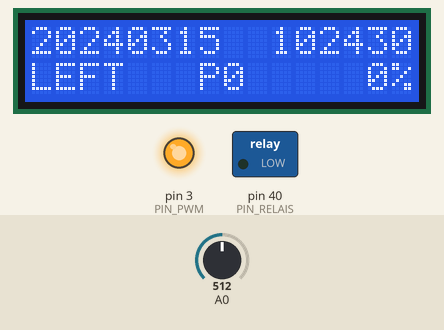
The sketch below on a simulated Arduino Mega 2560, built for the host (arithmetic inside an expression is 32-bit, double 64-bit). Shown: 16×2 character LCD, switched loads named in the sketch (green lamp = pin HIGH), output pins drawn as LEDs (lit = HIGH). The test bench sets the inputs (shaded band); at power-on: A0 = 512. The local clock reads 2024-03-15 10:24:30 at power-on unless the sketch sets it; what the sketch prints to the serial monitor is not drawn.

Above: at 1.2 s.
1.3 s: A0 set to 575
4.3 s: A0 set to 603
At 6.62 s:
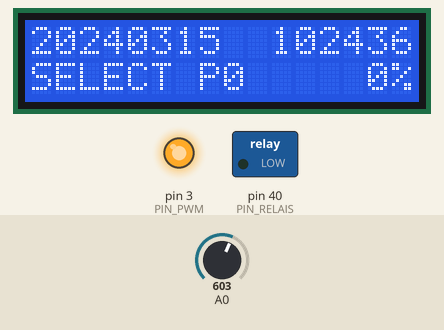
6.7 s: A0 set to 122
At 7.14 s:
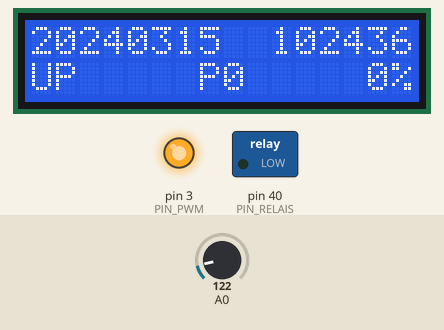
9.7 s: A0 set to 192
11.3 s: A0 set to 218
At 13.44 s:
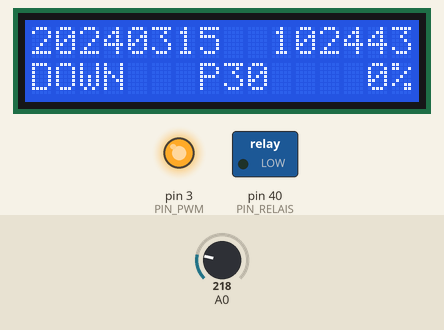
13.6 s: A0 set to 0
At 14.05 s:
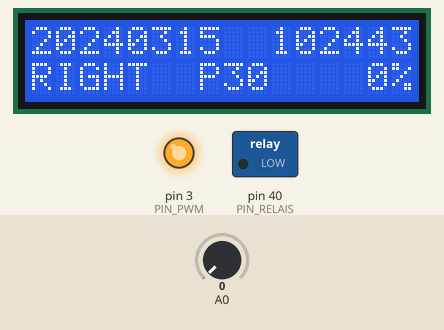

Measured:
- the behaviour switches between 590 and 591 on A0 (found by bisection; images 0 and 1)
- the behaviour switches between 204 and 205 on A0 (found by bisection; images 2 and 3)
- after the input at 4.3 s, the display: first differs from a run without the input after 0.24 s (image 1 shows a later state)
- after the input at 6.7 s, the display: first differs from a run without the input after 0.20 s (image 2)
- after the input at 11.3 s, the display: first changes after 0.09 s (image 3 shows a later state)
- after the input at 13.6 s, the display: first differs from a run without the input after 0.21 s (image 4)
- what the display in image 0 shows lasts 0.5 s, from 0.7 s to 1.2 s

The sketch:

HlgController.ino
```cpp
//
// HlgController.ino, 201805, Aad Slingerland.
//
#define PIN_CE 52                         // Chip Enable  (VMA301)
#define PIN_IO 50                         // Input/Output (VMA301)
#define PIN_SC 48                         // Serial Clock (VMA301)
#define PIN_RELAIS 40                     // The relais (VMA406)
#define PIN_PWM 3                         // PWM enabled pin
#define DUTY_MIN 0                        // minimum value of duty_level
#define DUTY_MAX 255                      // maximum value of duty_level
//
#define SUNRISE2_HOUR 16                  // four in the afternoon
#define SUNSET2_HOUR  10                  // ten in the morning
#define SUNRISE3_HOUR 18                  // four in the afternoon
#define SUNSET3_HOUR  06                  // four in the morning
//
#define DELAY_BUTTON 500UL                // ReadLcdButtonTimed (Unsigned Long)
#define DELAY_P1 3000UL                   // Delay for P1 before switching on
//
const unsigned long countdown = 60 * 15;  // sunrise/sunset time in seconds
unsigned long step_time = 0;              // time in milliseconds
byte duty_level = DUTY_MIN;               // PWM duty level value
const String APP = "HlgController";
//
// For this DS1302 library see also:
// http://digitalab.org/2017/08/real-time-clock-ds1302 for the DS1302 library.
//
#include <DS1302.h>
DS1302 rtc (PIN_CE, PIN_IO, PIN_SC);
//
// Make an LCD object with the standard pins used on the VMA203.
//
#include <LiquidCrystal.h>
LiquidCrystal lcd (8, 9, 4, 5, 6, 7);
//
// Buttons defined.
//
enum Buttons : byte
{
  BTN_NONE,
  BTN_SELECT,
  BTN_LEFT,
  BTN_DOWN,
  BTN_UP,
  BTN_RIGHT
};
//
// Analogous values for buttons (VMA101 + VMA203).
//
enum AnalogousValues : int
{
  BTN_NONE_VAL   = 1023,
  BTN_SELECT_VAL = 640,
  BTN_LEFT_VAL   = 409,
  BTN_DOWN_VAL   = 254,
  BTN_UP_VAL     = 98,
  BTN_RIGHT_VAL  = 0,
  BTN_RANGE      = 50
};
//
// Determine which button has been pressed.
//
byte ReadLcdButton ()
{
  int btn_val = analogRead (0);
  //
  // Serial.print   ("ReadLcdButton: btn_val=");
  // Serial.println (btn_val);
  //
  if (btn_val > (BTN_NONE_VAL   - BTN_RANGE)) return BTN_NONE;
  if (btn_val > (BTN_SELECT_VAL - BTN_RANGE)) return BTN_SELECT;
  if (btn_val > (BTN_LEFT_VAL   - BTN_RANGE)) return BTN_LEFT;
  if (btn_val > (BTN_DOWN_VAL   - BTN_RANGE)) return BTN_DOWN;
  if (btn_val > (BTN_UP_VAL     - BTN_RANGE)) return BTN_UP;
  if (btn_val > (BTN_RIGHT_VAL  - BTN_RANGE)) return BTN_RIGHT;
  //
  Serial.println ("LcdReadButton: this line should not occur.");
  //
  return BTN_NONE;
}
//
// This method prevents button presses to overflow the state machine
// by keeping the last button pressed noted for a short while.
//
byte ReadLcdButtonTimed ()
{
  static byte last_button = 0;
  static unsigned long last_button_time = 0;
  //
  byte button = ReadLcdButton ();
  //
  Serial.print   ("ReadLcdButtonTimed: button=");
  Serial.println (button);
  //
  // Only perform the timed delay for buttons other then BTN_NONE.
  //
  if (button != BTN_NONE)
  {
    if (button != last_button)
    {
      last_button = button;
      last_button_time = millis ();
      //
      Serial.print   ("ReadLcdButtonTimed: last_button_time=");
      Serial.println (last_button_time);
    }
    else
    {
      unsigned long timed = DELAY_BUTTON - (millis () - last_button_time);
      //
      Serial.print   ("ReadLcdButtonTimed: delay=");
      Serial.println (timed);
      //
      delay (timed);
      last_button = BTN_NONE;
      button = BTN_NONE;
    }
  }
  else
  {
    last_button = BTN_NONE;
  }
  return button;
}
//
// A small class to encapsulate the operation of a VMA405 relay.
//
class Relay
{
  public:
    Relay (byte pin)
    {
      _pin = pin;
    }
    void On ()
    {
      pinMode (_pin, OUTPUT);
      digitalWrite (_pin, HIGH);
    }
    void Off ()
    {
      pinMode (_pin, OUTPUT);
      digitalWrite (_pin, LOW);
    }
  private:
    byte _pin;
};
Relay rel (PIN_RELAIS);
//
enum Main_states : byte
{
  STATE_P0 = 0,
  STATE_P1 = 1,
  STATE_P2 = 2,
  STATE_P3 = 3
};
byte current_main_state;
//
enum P1_states : byte
{
  P1_WAITING = 0,
  P1_ON      = 1
};
byte current_p1_state = P1_WAITING;
unsigned long p1_entry_time = 0;
//
enum P2_states : byte
{
  P2_OFF     = 0,
  P2_SUNRISE = 1,
  P2_ON      = 2,
  P2_SUNSET  = 3
};
byte current_p2_state = P2_OFF;
boolean dirty_p2_state = true;
//
void setup ()
{
  //
  // Initially switch the lights off.
  //
  rel.Off ();
  duty_level = DUTY_MAX;
  analogWrite (PIN_PWM, duty_level);
  //
  Serial.begin   (9600);
  Serial.println (" ");
  Serial.println (APP);
  //
  lcd.begin (16, 2);
  lcd.clear ();
  //
  // The previous current_main_state is saved in clock module. Get it from there.
  //
  byte b0 = rtc.readRam (0);
  if (b0 >= STATE_P0 && b0 <= STATE_P3)
  {
    current_main_state = b0;
  }
  else
  {
    current_main_state = STATE_P0;
  }
  //
  Serial.print   ("setup: restored current_main_state=");
  Serial.println (current_main_state);
  //
  // How long takes each step (255 in total) to switch from fully on
  // (duty_level = 255) to fully off (duty_level = 0) or vice versa.
  //
  step_time = (countdown * 1000 / DUTY_MAX);
  //
  Serial.print   ("setup: step_time=");
  Serial.println (step_time);
}
//
void loop ()
{
  //
  // Small delay for debugging in serial monitor.
  // Comment this out before running in production.
  //
  // delay (100);
  //
  // The date and time on the first row.
  //
  lcd.setCursor (0, 0);
  Time t = rtc.time ();
  char str[17];
  snprintf (str, sizeof(str), "%04d%02d%02d  %02d%02d%02d",
            t.yr, t.mon, t.date, t.hr, t.min, t.sec);
  lcd.print (str);
  //
  Serial.print   ("loop: date_and_time=");
  Serial.println (str);
  //
  // The current main state (program) on the second row.
  //
  lcd.setCursor (7, 1);
  lcd.print ("P");
  lcd.print (current_main_state);
  //
  // The current sub-state (if applicable) just after that.
  //
  if (current_main_state == STATE_P1)
  {
    lcd.print (current_p1_state);
  }
  else if (current_main_state == STATE_P2 || current_main_state == STATE_P3)
  {
    lcd.print (current_p2_state);
  }
  else
  {
    lcd.print ("  ");
  }
  //
  // The duty_level expressed as a percentage on the second row.
  // Note that the map function is used to inverse the duty_level
  // values because the PWM signal amplifier does an inversion.
  //
  int p_num = map (duty_level, 0, 255, 100, 0);
  char p_str[5];
  snprintf (p_str, sizeof(p_str), "%3d%%", p_num);
  lcd.setCursor (12, 1);
  lcd.print (p_str);
  //
  // Set the cursor for the button text.
  //
  lcd.setCursor (0, 1);
  byte button = ReadLcdButtonTimed ();
  //
  switch (button)
  {
    case BTN_NONE:
      {
        lcd.print ("NONE  ");
        break;
      }
    case BTN_SELECT:
      {
        lcd.print ("SELECT");
        set_state_select ();
        break;
      }
    case BTN_LEFT:
      {
        lcd.print ("LEFT  ");
        break;
      }
    case BTN_DOWN:
      {
        lcd.print ("DOWN  ");
        set_state_down ();
        break;
      }
    case BTN_UP:
      {
        lcd.print ("UP    ");
        set_state_up ();
        break;
      }
    case BTN_RIGHT:
      {
        lcd.print ("RIGHT ");
        break;
      }
  }
  //
  run_main ();
}
//
// Switch to a next main state (program) when the SELECT button is pressed.
//
void set_state_select ()
{
  switch (current_main_state)
  {
    case STATE_P0:
      current_main_state = STATE_P1;
      break;

    case STATE_P1:
      current_main_state = STATE_P2;
      break;

    case STATE_P2:
      current_main_state = STATE_P3;
      break;

    case STATE_P3:
      current_main_state = STATE_P0;
      break;
  }
  //
  SaveMainStateAndFlagSomeThings ();
}
//
// Switch to a higher main state (program) when the UP button is pressed.
//
void set_state_up ()
{
  switch (current_main_state)
  {
    case STATE_P0:
      break;

    case STATE_P1:
      current_main_state = STATE_P0;
      break;

    case STATE_P2:
      current_main_state = STATE_P1;
      break;

    case STATE_P3:
      current_main_state = STATE_P2;
      break;
  }
  //
  SaveMainStateAndFlagSomeThings ();
}
//
// Switch to a lower main state (program) when the DOWN button is pressed.
//
void set_state_down ()
{
  switch (current_main_state)
  {
    case STATE_P0:
      current_main_state = STATE_P1;
      break;

    case STATE_P1:
      current_main_state = STATE_P2;
      break;

    case STATE_P2:
      current_main_state = STATE_P3;
      break;

    case STATE_P3:
      break;
  }
  //
  SaveMainStateAndFlagSomeThings ();
}
//
// Save current main state for Setup ().
// Indicate that an initial substate for P2/P3 should be done.
// The value of current_p1_state is set to P1_WAITING because the
// run_P1 () function has no way to find out when to do so. The value
// for p1_entry_time set to 0 for the same reason.
//
void SaveMainStateAndFlagSomeThings ()
{
  rtc.writeRam (0, current_main_state);
  dirty_p2_state = true;
  current_p1_state = P1_WAITING;
  p1_entry_time = 0;
}
//
// Run one of the main programs (state).
//
void run_main ()
{
  switch (current_main_state)
  {
    case STATE_P0:
      run_P0 ();
      break;

    case STATE_P1:
      run_P1 ();
      break;

    case STATE_P2:
      run_P2 (SUNRISE2_HOUR, SUNSET2_HOUR);
      break;

    case STATE_P3:
      run_P2 (SUNRISE3_HOUR, SUNSET3_HOUR);
      break;
  }
}
//
// Program 0. Switch off immediate.
//
void run_P0 ()
{
  Serial.println ("run_P0");
  //
  rel.Off ();
  duty_level = DUTY_MAX;
  analogWrite (PIN_PWM, duty_level);
}

//
// Program 1. Switch on but with a small delay.
//
void run_P1 ()
{
  Serial.println ("run_P1");
  //
  boolean rb = false;
  switch (current_p1_state)
  {
    case P1_WAITING:
      if (p1_entry_time == 0)
      {
        Serial.println ("run_P1: switching off.....");
        //
        rel.Off ();
        duty_level = DUTY_MAX;
        analogWrite (PIN_PWM, duty_level);
        //
        p1_entry_time = millis ();
        //
        Serial.print   ("run_P1: entry_time=");
        Serial.println (p1_entry_time);
      }
      else
      {
        rb = HasTimedWaitPassed (p1_entry_time, DELAY_P1);
        if (rb == true)
        {
          current_p1_state = P1_ON;
          Serial.println ("run_P1: switching to P1_ON state");
        }
      }
      break;

    case P1_ON:
      rel.On ();
      duty_level = DUTY_MIN;
      analogWrite (PIN_PWM, duty_level);
      break;
  }
}
//
// Program 2. Switch on the LEDS for a number of hours per day depending on
// the parameters passed as SUNRISE and SUNSET times. This routine is used
// for both P2 and P3 but with different parameter values.
//
void run_P2 (byte this_sunrise, byte this_sunset)
{
  Serial.print   ("run_P2: this_sunrise=");
  Serial.print   (this_sunrise);
  Serial.print   (", this_sunset=");
  Serial.println (this_sunset);
  //
  Time this_time = rtc.time();
  //
  Serial.print   ("run_P2: millis=");
  Serial.println (millis ());
  //
  // Was the main program state changed from 2 to 3 or vice versa?
  // If so, proceed with adjusting the initial current_p2_state.
  // Adjusting the initial state is important for the very first time this
  // program runs and, more important, in the case of a power outage.
  //
  if (dirty_p2_state == true)
  {
    dirty_p2_state = false;
    current_p2_state = P2_OFF;              // assume this, unless proven otherwise
    //
    if (this_time.hr == this_sunrise)       // inside the sunrise hour?
    {
      if (this_time.min < (countdown / 60)) // inside the countdown?
      {
        current_p2_state = P2_SUNRISE;      // a new awakening
      }
      else
      {
        current_p2_state = P2_ON;           // sunrise already done
      }
    }
    else if (this_time.hr > this_sunrise)   // already between sunrise and midnight?
    {
      current_p2_state = P2_ON;
    }
    else if (this_time.hr < this_sunset)    // between midnight and sunset?
    {
      current_p2_state = P2_ON;
    }
    //
    Serial.print   ("run_P2: calculated initial state=");
    Serial.println (current_p2_state);
    //
  }
  //
  switch (current_p2_state)
  {
    case P2_OFF:
      rel.Off ();
      duty_level = DUTY_MAX;
      analogWrite (PIN_PWM, duty_level);
      //
      if (this_time.hr == this_sunrise)
      {
        current_p2_state = P2_SUNRISE;
        //
        Serial.println ("run_P2: switching to P2_SUNRISE state");
      }
      break;

    case P2_SUNRISE:
      rel.On ();
      if (SunRise () == true)
      {
        current_p2_state = P2_ON;
        //
        Serial.println ("run_P2: switching to P2_ON state");
      }
      break;

    case P2_ON:
      rel.On ();
      duty_level = DUTY_MIN;
      analogWrite (PIN_PWM, duty_level);
      //
      if (this_time.hr == this_sunset)
      {
        current_p2_state = P2_SUNSET;
        //
        Serial.println ("run_P2: switching to P2_SUNSET state");
      }
      break;

    case P2_SUNSET:
      if (SunSet () == true)
      {
        current_p2_state = P2_OFF;
        //
        Serial.println ("run_P2: switching to P2_OFF state");
      }
      break;
  }
}
//
// Initiate or continue a SunRise event.
// Returns false when not yet done, true when done.
//
boolean SunRise ()
{
  Serial.println ("SunRise");
  //
  static unsigned long entry_time = 0;
  boolean rb = false;
  //
  Serial.print   ("SunRise: step_time=");
  Serial.print   (step_time);
  Serial.print   (". entry_time=");
  Serial.println (entry_time);
  //
  if (entry_time == 0)
  {
    entry_time = millis ();
  }
  //
  rb = HasTimedWaitPassed (entry_time, step_time);
  if (rb == true)
  {
    if (duty_level > DUTY_MIN)
    {
      duty_level--;
      analogWrite (PIN_PWM, duty_level);
      //
      Serial.print   ("SunRise: duty_level=");
      Serial.println (duty_level);
      //
      entry_time = millis ();
      //
      Serial.print   ("SunRise: new entry_time=");
      Serial.println (entry_time);
      //
      rb = false;                         // SunRise still in progress
    }
    else
    {
      rb = true;                          // SunRise has just completed
    }
  }
  //
  Serial.print   ("SunRise: return=");
  Serial.println (rb);
  Serial.println ("--------");
  //
  return rb;
}
//
// Initiate or continue a SunSet event.
// Returns false when not yet done, true when done.
//
boolean SunSet ()
{
  Serial.println ("SunSet");
  //
  static unsigned long entry_time = 0;
  boolean rb = false;
  //
  Serial.print   ("SunSet: step_time=");
  Serial.print   (step_time);
  Serial.print   (". entry_time=");
  Serial.println (entry_time);
  //
  if (entry_time == 0)
  {
    entry_time = millis ();
  }
  //
  rb = HasTimedWaitPassed (entry_time, step_time);
  if (rb == true)
  {
    if (duty_level < DUTY_MAX)
    {
      duty_level++;
      analogWrite (PIN_PWM, duty_level);
      //
      Serial.print   ("SunSet: duty_level=");
      Serial.println (duty_level);
      //
      entry_time = millis ();
      //
      Serial.print   ("SunSet: new entry_time=");
      Serial.println (entry_time);
      //
      rb = false;                         // SunSet still in progress
    }
    else
    {
      rb = true;                          // SunSet has just completed
    }
  }
  //
  Serial.print   ("SunSet: return=");
  Serial.println (rb);
  Serial.println ("-------");
  //
  return rb;
}
//
// Function to determine if a certain amount of milliseconds have passed since
// a specified entry_time. In case of an overflow of the result of the millis ()
// function (approximate each fifty days) this function will not fail but will
// return true so the program using this method will not stall.
//
boolean HasTimedWaitPassed (unsigned long entry_time, unsigned int wait)
{
  boolean rb = false;                     // assume not yet passed
  //
  // Make sure there is at least 1 millisecond beteen entry_time und this_time.
  //
  delay (1);
  unsigned long this_time = millis ();
  //
  Serial.print   ("HasTimedWaitPassed: this_time=");
  Serial.println (this_time);
  //
  if (this_time >= entry_time)
  {
    if (this_time > (entry_time + wait))
    {
      rb = true;                          // wait has passed
    }
  }
  else
  {
    Serial.println ("HasTimedWaitPassed: overflow detected.");
    rb = true;                            // wait has not passed but...
  }
  //
  Serial.print   ("HasTimedWaitPassed: rb=");
  Serial.println (rb);
  //
  return rb;
}
```
